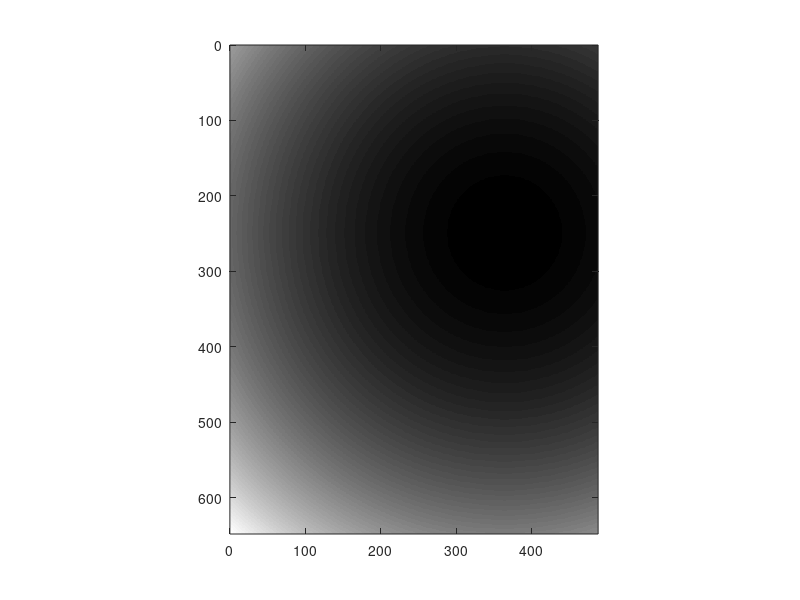

Recreate this plot in MATLAB. (Note: this script raises an error after producing the figure.)
clear all

% Data reading & stacking
frame_width=648;
frame_height=488;

X_overlapping=10;
Y_overlapping=10;


frame_width_eff=frame_width-X_overlapping;
frame_height_eff=frame_height-Y_overlapping;


num_of_frame_per_division=16;

normalization_factor=50;

X_mosaic_number=3;
Y_mosaic_number=3;


division_starting_index=4;
total_division_number=3;

frame_starting_index=16;
total_frame_number=20;




division_number=division_starting_index:(division_starting_index+total_division_number-1);
total_FOV_number=X_mosaic_number*Y_mosaic_number;
k=0;

temp_frame_volume=zeros(frame_width,frame_height,total_division_number*num_of_frame_per_division);

stiched_image=zeros(frame_width_eff*X_mosaic_number+X_overlapping,frame_height_eff*Y_mosaic_number+Y_overlapping);

% correction image generation

% correction 1 (edge summation correction)

correction_A=ones(frame_width,frame_height);

% left&right bound

for tt=1:X_overlapping
    correction_A(tt,:)=correction_A(tt,:)*(tt/(X_overlapping+1));
    correction_A(frame_width-tt+1,:)=correction_A(frame_width-tt+1,:)*(tt/(X_overlapping+1));
end
for tt=1:Y_overlapping
    correction_A(:,tt)=correction_A(:,tt)*(tt/(Y_overlapping+1));
    correction_A(:,frame_height-tt+1)=correction_A(:,frame_height-tt+1)*(tt/(Y_overlapping+1));
end

imagesc(correction_A);
colormap('gray');
axis equal
xlim([0 size(correction_A,2)]);
ylim([0 size(correction_A,1)]);

Gaussian_X_width=550;
Gaussian_Y_width=450;
X_offset=-75;
Y_offset=120;

correction_B_X=ones(frame_width,frame_height);
correction_B_Y=ones(frame_width,frame_height);

for tt=1:frame_height
    correction_B_X(:,tt)=gaussmf((1:frame_width),[Gaussian_X_width frame_width/2+X_offset]);
end
for tt=1:frame_width
    correction_B_Y(tt,:)=gaussmf((1:frame_height),[Gaussian_X_width frame_height/2+Y_offset]);
end
correction_B=1./(correction_B_X.*correction_B_Y);

correction_image=correction_A.*correction_B;
%correction_image(:)=1;
imagesc(correction_B);
colormap('gray');
axis equal
xlim([0 size(correction_B,2)]);
ylim([0 size(correction_B,1)]);

for N=0:(total_FOV_number-1)
    
    X_FOV_number=rem(N,X_mosaic_number); %0~2
    Y_FOV_number=2-floor(N/X_mosaic_number); %0~2

    
    folder_path=sprintf('D:\\OCT data\\150629\\2015_0629_6th_%d\\',N+1);
    cd(folder_path);
    mkdir('divide');


    for p=1:length(division_number)
        file_path=[folder_path sprintf('%08d',division_number(p))];
        fin=fopen(file_path);
        A=fread(fin,[frame_width,frame_height*num_of_frame_per_division],'float32','b');
        if fin ==-1
             k=k+1;
             fclose('all');
        else
            for q=1:num_of_frame_per_division
                temp_frame_volume(:,:,q+((p-1))*num_of_frame_per_division)=A(:,(frame_height*(q-1)+1):frame_height*q);
            end
             fclose('all');
        end
    end
    %temp_frame_volume(:)=1;
    averaged_image=mean(temp_frame_volume(:,:,frame_starting_index:(frame_starting_index+total_frame_number-1)),3).*correction_image;
    
    stiched_image(((X_FOV_number)*frame_width_eff+1):((X_FOV_number)*frame_width_eff+frame_width),((Y_FOV_number)*frame_height_eff+1):((Y_FOV_number)*frame_height_eff+frame_height))=stiched_image(((X_FOV_number)*frame_width_eff+1):((X_FOV_number)*frame_width_eff+frame_width),((Y_FOV_number)*frame_height_eff+1):((Y_FOV_number)*frame_height_eff+frame_height))+averaged_image;

    
end

cmin=8;
cmax=50;


imagesc(stiched_image);
colormap('gray');
caxis([cmin cmax]);
axis equal
xlim([0 size(stiched_image,2)]);
ylim([0 size(stiched_image,1)]);

Normailzed_image=(stiched_image-cmin)/(cmax);
Normailzed_image(Normailzed_image>1)=0;

% Stacking

imwrite(Normailzed_image,[cd,'\divide\','averaged_frame.png','.png']);


